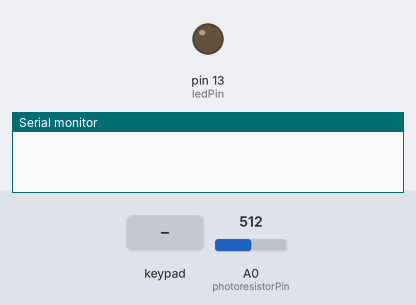
Bench run of a sketch on a simulated Arduino Uno, built with avr-gcc and run on an emulated ATmega328P. Parts: output pins drawn as LEDs (lit = HIGH), the last lines printed to the serial monitor. The inputs (shaded band) are chosen by the test bench; at power-on: A0 (photoresistorPin) = 512.

Above: at 1.2 s.
1.3 s: keypad keys 1 2 3 4 # pressed 0.4 s apart
At 3.9 s:
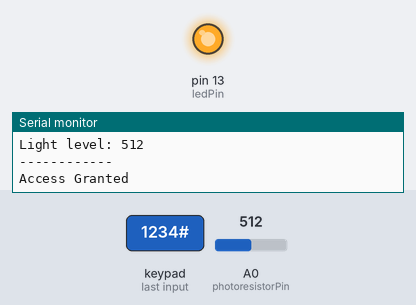
7.8 s: keypad keys 1 2 3 4 * pressed 0.4 s apart
At 10.1 s:
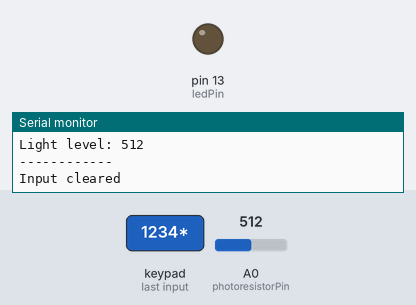
Timing chart, 0 to 11.6 s (numbered marks = the images above; inputs shaded):
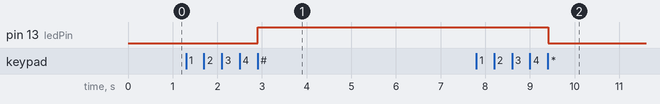

The sketch:

pseudo_2fa_mechanism1.ino
```cpp
// C++ code
//
#include <Keypad.h>


const byte ROWS = 4;
const byte COLS = 4;
char keys[ROWS][COLS] = {
  {'1','2','3','A'},
  {'4','5','6','B'},
  {'7','8','9','C'},
  {'*','0','#','D'}
};

byte rowPins[ROWS] = {2, 3, 4, 5};
byte colPins[COLS] = {6, 7, 8, 9};

Keypad keypad = Keypad(makeKeymap(keys), rowPins, colPins, ROWS, COLS);

const String password = "1234";
String inputCode = "";

int ledPin = 13;
int motorPin = 12;
int photoresistorPin = A0;


void setup()
{
  pinMode(ledPin, OUTPUT);
  pinMode(photoresistorPin, INPUT);
  Serial.begin(115200);
}

void loop() {
  char key = keypad.getKey();
  int lightValue = analogRead(photoresistorPin);


  if (key) {
    Serial.print("Key pressed: ");
    Serial.println(key);
    Serial.print("Light level: ");
  	Serial.println(lightValue);
    Serial.println("------------");

    if (key == '#') {
      if ((inputCode == password) && (lightValue > 500)) {
        digitalWrite(ledPin, HIGH);
        digitalWrite(motorPin, HIGH);
        Serial.println("Access Granted");
      } else {
        digitalWrite(ledPin, LOW);
        digitalWrite(motorPin, LOW);
        Serial.println("Access Denied");
      }
      inputCode = "";
    }
    else if (key == '*') {
      inputCode = "";
      Serial.println("Input cleared");
      digitalWrite(ledPin, LOW);
      digitalWrite(motorPin, LOW);
    }
    else {
      inputCode += key;
    }
  }
}
```

Measured:
- after the input at 1.3 s, pin 13 (ledPin): LOW → HIGH after 1.6 s
- after the input at 7.8 s, pin 13 (ledPin): HIGH → LOW after 1.6 s
